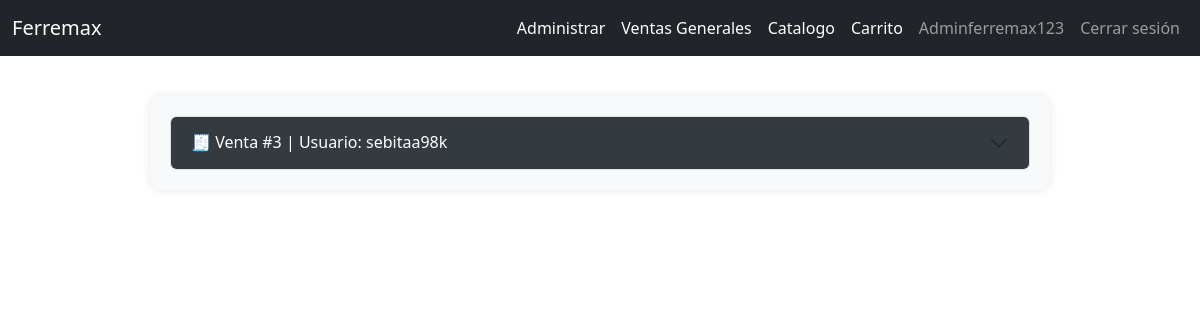
/ver-ventas-generales/ (signed in), run on an earlier commit of the app's database.
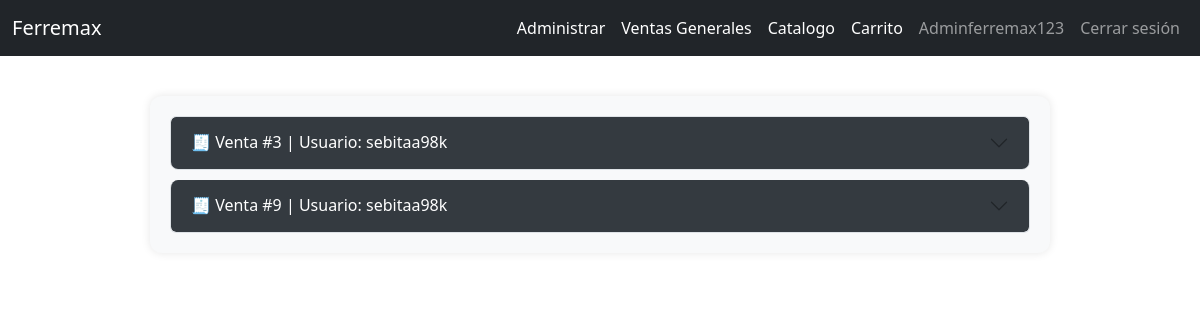
And on a later commit of the database.
### carrito/models.py (models this page shows, shortened)
class Venta_productos(models.Model):
    ESTADO_VENTA_CHOICES = [
        ('carrito', 'Carrito'),
        ('pagado', 'Pagado'),
    ]
    id_usuario = models.ForeignKey(User, on_delete=models.CASCADE, related_name='ventas')
    total_venta = models.IntegerField()
    fecha_transaccion = models.DateField(null=True, blank=True)
    estado_venta = models.CharField(max_length=200, choices=ESTADO_VENTA_CHOICES, default='carrito')
    webpay_transaction_id = models.CharField(max_length=100, blank=True, null=True)
    webpay_payment_status = models.CharField(max_length=50, blank=True, null=True)

### admin_crud_rol/views.py (the view)
# urls.py: path('ver-ventas-generales/', VentasView, name='ver_ventas_generales' ),
@user_passes_test(lambda u: u.is_staff)
def VentasView(request):
    ventas = Venta_productos.objects.filter(estado_venta='pagado').select_related('id_usuario')
    return render(request, 'admin/admin-ventas.html', {'ventas': ventas})

### admin_crud_rol/templates/admin/admin-ventas.html (shortened to what this page needs)
<!DOCTYPE html>
<html lang="en">
<head>
    <link href="https://cdn.jsdelivr.net/npm/bootstrap@5.3.5/dist/css/bootstrap.min.css" rel="stylesheet">
</head>
<body>
    {% include 'home/navbar.html' %}
    <div class="ventas-container">
        <div class="accordion" id="accordionExample">
            {% for venta in ventas %}
                {% if venta.webpay_transaction_id %}
                    <div class="accordion-item">
                    <h2 class="accordion-header" id="heading{{ forloop.counter }}">
                        <button class="accordion-button collapsed" type="button" data-bs-toggle="collapse" data-bs-target="#collapse{{ forloop.counter }}" aria-expanded="false" aria-controls="collapse{{ forloop.counter }}">
                            🧾 Venta #{{ venta.id }} |  Usuario: {{ venta.id_usuario.username }}
                        </button>
                    </h2>
                </div>
                {% endif%}
            {% empty %}
                <p class="text-muted text-center mt-4">No hay ventas registradas.</p>
            {% endfor %}
        </div>
    </div>
</body>
</html>

What changed in the data, as far as the page shows it:
now on this page (row edited): Venta_productos: id "9", id_usuario.username "sebitaa98k"
